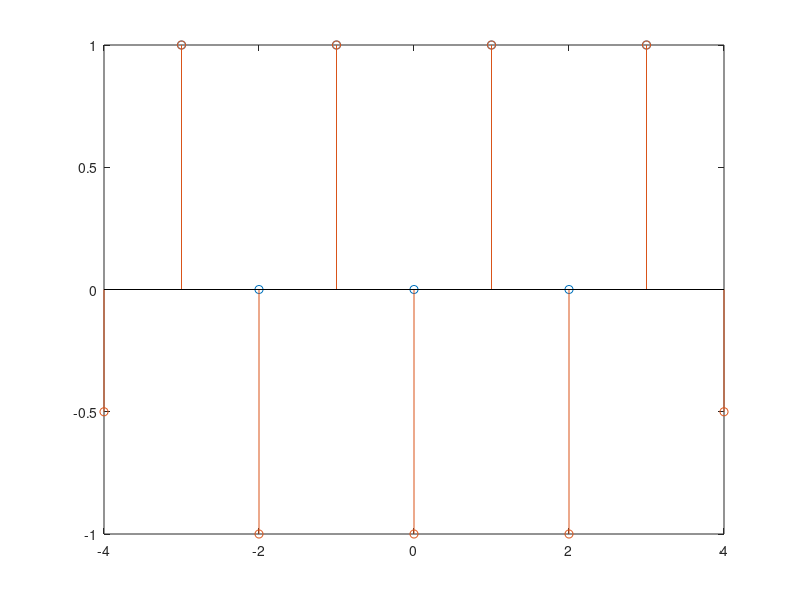

Recreate this plot in MATLAB.
close all; clear all;

%% Assignment 1: Convolution
nx = [-3 -2 -1 0 1 2 3];
x = [1 0 1 0 1 0 1]; %start at n=-3, ends at n=3
h = [-0.5 1 -0.5 ];
y = conv(x,h);
ny = linspace(nx(1) - 1, length(y)+nx(1)-1-1,length(y));
stem(nx,x);
hold on;
stem(ny,y);

%% Assignment 2: Fade-in and -out of convolution
%a
%the length should be equal to N + M -1

%b sample n =[1:8] have no fade-in and fade-out

%% Assignment 4: Frequency response